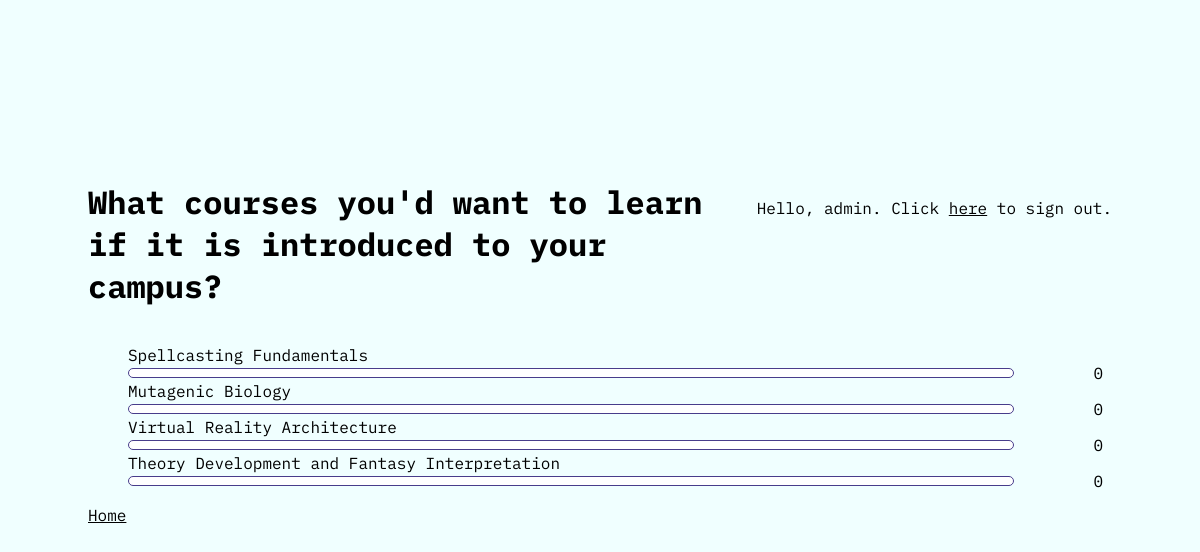
/polls/3/results/ (signed in), run on the app's committed database.
### polls/models.py (models this page shows, shortened)
class Question(models.Model):
    question_text = models.CharField(max_length=280)
    publish_date = models.DateTimeField("date published")
    end_date = models.DateTimeField("date closed", default=None, null=True, blank=True)
    visibilty = models.BooleanField("poll visibility", default=True)
    def is_published(self):
        if not self.visibilty:
            return False
        return timezone.now() >= self.publish_date

class Choice(models.Model):
    question = models.ForeignKey(Question, on_delete=models.CASCADE)
    choice_text = models.CharField(max_length=80)
    @property
    def vote_count(self):
        return VoteData.objects.filter(choice=self).count()

### polls/views.py (the view)
# urls.py: path("<int:pk>/results/", views.ResultsView.as_view(), name="results"),
class ResultsView(generic.DetailView):
    model = Question
    template_name = "polls/results.html"
    def get_context_data(self, **kwargs):
        context = super().get_context_data(**kwargs)
        context["total_votes"] = sum(
            [c.vote_count for c in context["question"].choice_set.all()]
        )
        return context
    def get_queryset(self):
        return Question.objects.filter(id__in=get_published())

### polls/templatetags/util_tags.py (called while the page is built)
@register.filter
def integer(value):
    return str(int(value))

### polls/views.py (called while the page is built)
def get_published():
    questions = Question.objects.all()
    return [q.id for q in questions if q.is_published()]

### polls/templates/polls/results.html (shortened to what this page needs)
{% load static %}
{% load util_tags %}
<html lang="en_US">
<head>
    <link rel="stylesheet" href="{% static 'polls/style.css' %}">
    <link rel="stylesheet" href="{% static 'polls/results_style.css' %}">
</head>
<body>
    <div class="container">
        <div class="top">
            <h1>{{ question.question_text }}</h1>
            <span>
                {% if user.is_authenticated %}
                Hello, {{ user.username }}. Click <a href="/accounts/logout/">here</a> to sign out.
                {% else %}
                Click <a href="/accounts/login/">here</a> to sign in.
                {% endif %}
            </span>
        </div>
        <ul>
            {% for choice in question.choice_set.all %}
            <li>{{ choice.choice_text }}
                <div class="choice">
                    <div class="bar">
                        {% if choice.vote_count < 1 %}
                        {% include "polls/percentbar.html" with percentage=0 id=forloop.counter %}
                        {% else %}
                        {% with choice.vote_count|divide:total_votes as percent %}
                        {% include "polls/percentbar.html" with percentage=percent|multiply:100 id=forloop.counter %}
                        {% endwith %}
                        {% endif %}
                    </div>
                    <span class="votes">{{ choice.vote_count }}</span>
                </div>
            </li>
            {% endfor %}
        </ul>
        <a href="{% url 'polls:index' %}">Home</a>
    </div>
</body>
</html>

### polls/templates/polls/percentbar.html (shortened to what this page needs)
{% load util_tags %}
<div class="bg" title="{{ percentage|integer }}%">
</div>

### polls/static/polls/style.css (style rules this page uses)
body { font-family: 'IBM Plex Mono', monospace; background-color: azure; }
ul { list-style: none; }
a { color: black; }
div.container { margin: 10rem 5rem; }
div.top { display: flex; flex-direction: row; align-items: baseline; justify-content: space-between; }
div.top>h1 { flex-shrink: 1; }
div.top>span { flex-shrink: 0; text-align: right; }

### polls/static/polls/results_style.css (style rules this page uses)
div.choice { display: flex; width: 100%; height: 16px; align-items: center; }
div.bar { display: flex; width: 90%; }
span.votes { display: flex; justify-content: flex-end; margin-left: 5rem; }

### data on the page
Question: question_text "What courses you'd want to learn if it is introduced to your campus?"
Choice: choice_text "Spellcasting Fundamentals", vote_count "0"
Choice: choice_text "Mutagenic Biology", vote_count "0"
Choice: choice_text "Virtual Reality Architecture", vote_count "0"
Choice: choice_text "Theory Development and Fantasy Interpretation", vote_count "0"

### other printed values
{{ user.username }} "admin"
